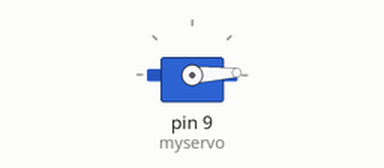
Bench run of a sketch on a simulated Arduino Uno, built with avr-gcc and run on an emulated ATmega328P. On the bench: servo.

Above: at 0.05 s.
At 0.7 s:
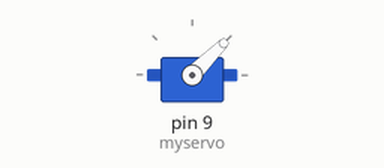
At 1.35 s:
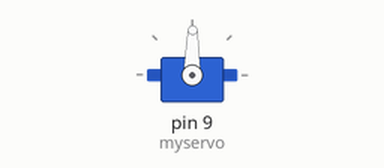
At 2.7 s:
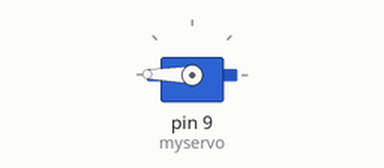
Timing chart, 0 to 6.2 s (numbered marks = the images above):
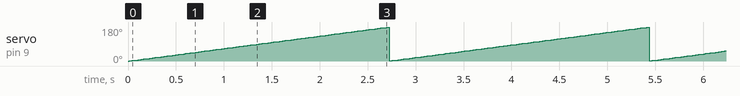

The sketch:

stepper_motor.ino
```cpp
/*
* Hardware Connection
* Servo red wire – 5V pin Arduino
* Servo brown wire – Ground pin Arduino
* Servo yellow wire – PWM(9) pin Arduino
*/

#include <Servo.h> //Including header file to operate servo motor

Servo myservo; //Creating a object of servo class
int val;

void setup()
{
    myservo.attach(9); //Connection servo motor to arduino
}

void loop()
{
    for (val = 0; val < 180; val++)
    {
        myservo.write(val); //Rotating servo motor from 0 to 180 dergree
        delay(15);
    }
}
```

Measured:
- by itself, servo on pin 9 (myservo): ramps from 1° to 179° and jumps back, once every 2.7 s
